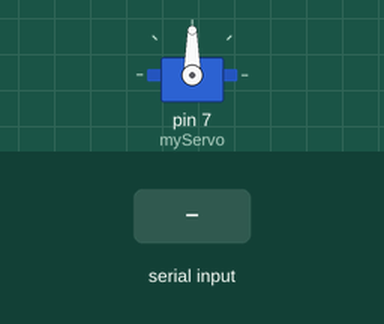
Bench run of a sketch on a simulated Arduino Uno, built with avr-gcc and run on an emulated ATmega328P. Parts: servo. Inputs (shaded band) come from the test bench.

Above: at 1.2 s.
1.3 s: byte 30 received over Serial
At 2.4 s:
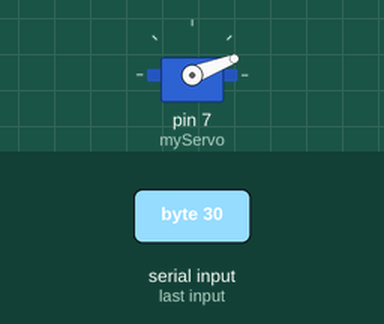
2.8 s: byte 90 received over Serial
At 3.5 s:
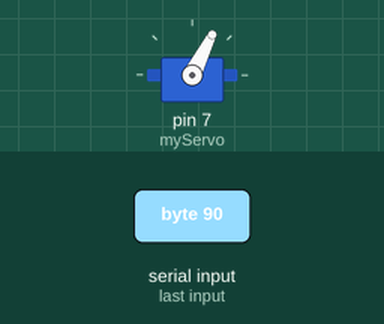
Timing chart, 0 to 5.8 s (numbered marks = the images above; inputs shaded):
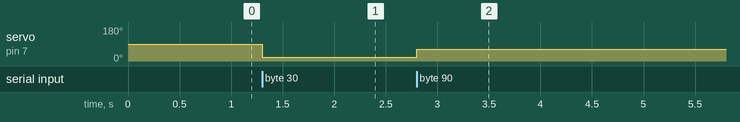

Measured:
- after the input at 1.3 s, servo on pin 7 (myServo): 90° → 21° at once
- after the input at 2.8 s, servo on pin 7 (myServo): 21° → 63° at once

The sketch:

OutputSketch.ino
```cpp
#include <Servo.h>
Servo myServo;

void setup() {
  Serial.begin(9600);
  myServo.attach(7, 500, 2400);
}

void loop() {
  if (Serial.available() > 0) {
    int value = Serial.read();
    int angle = map(value, 0, 255, 0, 180);
    myServo.write(angle);
  }
}
```
